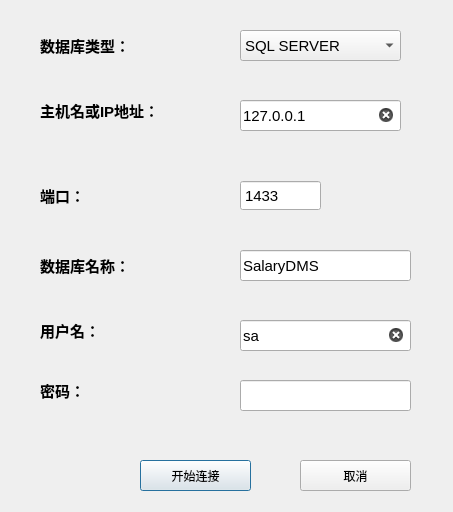
<?xml version="1.0" encoding="UTF-8"?>
<ui version="4.0">
 <class>ConnectionDialog</class>
 <widget class="QDialog" name="ConnectionDialog">
  <property name="geometry">
   <rect>
    <x>0</x>
    <y>0</y>
    <width>453</width>
    <height>512</height>
   </rect>
  </property>
  <property name="minimumSize">
   <size>
    <width>453</width>
    <height>512</height>
   </size>
  </property>
  <property name="maximumSize">
   <size>
    <width>453</width>
    <height>512</height>
   </size>
  </property>
  <property name="windowTitle">
   <string>连接数据库</string>
  </property>
  <widget class="QLabel" name="label_db">
   <property name="geometry">
    <rect>
     <x>40</x>
     <y>35</y>
     <width>121</width>
     <height>21</height>
    </rect>
   </property>
   <property name="font">
    <font>
     <pointsize>11</pointsize>
     <weight>75</weight>
     <bold>true</bold>
     <underline>false</underline>
    </font>
   </property>
   <property name="text">
    <string>数据库类型：</string>
   </property>
  </widget>
  <widget class="QLabel" name="label_hostName">
   <property name="geometry">
    <rect>
     <x>40</x>
     <y>95</y>
     <width>151</width>
     <height>31</height>
    </rect>
   </property>
   <property name="font">
    <font>
     <pointsize>11</pointsize>
     <weight>75</weight>
     <bold>true</bold>
    </font>
   </property>
   <property name="text">
    <string>主机名或IP地址：</string>
   </property>
  </widget>
  <widget class="QLineEdit" name="lineEdit_hostName">
   <property name="geometry">
    <rect>
     <x>240</x>
     <y>100</y>
     <width>161</width>
     <height>31</height>
    </rect>
   </property>
   <property name="font">
    <font>
     <pointsize>11</pointsize>
    </font>
   </property>
   <property name="text">
    <string>127.0.0.1</string>
   </property>
   <property name="maxLength">
    <number>15</number>
   </property>
   <property name="cursorPosition">
    <number>9</number>
   </property>
   <property name="alignment">
    <set>Qt::AlignLeading|Qt::AlignLeft|Qt::AlignVCenter</set>
   </property>
   <property name="clearButtonEnabled">
    <bool>true</bool>
   </property>
  </widget>
  <widget class="QComboBox" name="comboBox_db">
   <property name="geometry">
    <rect>
     <x>240</x>
     <y>30</y>
     <width>161</width>
     <height>31</height>
    </rect>
   </property>
   <property name="font">
    <font>
     <pointsize>11</pointsize>
    </font>
   </property>
   <item>
    <property name="text">
     <string>SQL SERVER</string>
    </property>
   </item>
   <item>
    <property name="text">
     <string>MYSQL</string>
    </property>
   </item>
   <item>
    <property name="text">
     <string>其他</string>
    </property>
   </item>
  </widget>
  <widget class="QLabel" name="label_port">
   <property name="geometry">
    <rect>
     <x>40</x>
     <y>185</y>
     <width>61</width>
     <height>21</height>
    </rect>
   </property>
   <property name="font">
    <font>
     <pointsize>11</pointsize>
     <weight>75</weight>
     <bold>true</bold>
    </font>
   </property>
   <property name="text">
    <string>端口：</string>
   </property>
  </widget>
  <widget class="QSpinBox" name="spinBox_port">
   <property name="geometry">
    <rect>
     <x>240</x>
     <y>180</y>
     <width>81</width>
     <height>31</height>
    </rect>
   </property>
   <property name="font">
    <font>
     <pointsize>11</pointsize>
    </font>
   </property>
   <property name="buttonSymbols">
    <enum>QAbstractSpinBox::NoButtons</enum>
   </property>
   <property name="maximum">
    <number>65555</number>
   </property>
   <property name="value">
    <number>1433</number>
   </property>
  </widget>
  <widget class="QLabel" name="label_dbName">
   <property name="geometry">
    <rect>
     <x>40</x>
     <y>255</y>
     <width>121</width>
     <height>21</height>
    </rect>
   </property>
   <property name="font">
    <font>
     <pointsize>11</pointsize>
     <weight>75</weight>
     <bold>true</bold>
    </font>
   </property>
   <property name="text">
    <string>数据库名称：</string>
   </property>
  </widget>
  <widget class="QLabel" name="label_uid">
   <property name="geometry">
    <rect>
     <x>40</x>
     <y>310</y>
     <width>71</width>
     <height>41</height>
    </rect>
   </property>
   <property name="font">
    <font>
     <pointsize>11</pointsize>
     <weight>75</weight>
     <bold>true</bold>
    </font>
   </property>
   <property name="text">
    <string>用户名：</string>
   </property>
  </widget>
  <widget class="QLabel" name="label_pwd">
   <property name="geometry">
    <rect>
     <x>40</x>
     <y>370</y>
     <width>61</width>
     <height>41</height>
    </rect>
   </property>
   <property name="font">
    <font>
     <pointsize>11</pointsize>
     <weight>75</weight>
     <bold>true</bold>
    </font>
   </property>
   <property name="text">
    <string>密码：</string>
   </property>
  </widget>
  <widget class="QLineEdit" name="lineEdit_pwd">
   <property name="geometry">
    <rect>
     <x>240</x>
     <y>380</y>
     <width>171</width>
     <height>31</height>
    </rect>
   </property>
   <property name="echoMode">
    <enum>QLineEdit::Password</enum>
   </property>
   <property name="clearButtonEnabled">
    <bool>true</bool>
   </property>
  </widget>
  <widget class="QLineEdit" name="lineEdit_uid">
   <property name="geometry">
    <rect>
     <x>240</x>
     <y>320</y>
     <width>171</width>
     <height>31</height>
    </rect>
   </property>
   <property name="font">
    <font>
     <pointsize>11</pointsize>
    </font>
   </property>
   <property name="inputMask">
    <string/>
   </property>
   <property name="text">
    <string>sa</string>
   </property>
   <property name="clearButtonEnabled">
    <bool>true</bool>
   </property>
  </widget>
  <widget class="QLineEdit" name="lineEdit_dbName">
   <property name="geometry">
    <rect>
     <x>240</x>
     <y>250</y>
     <width>171</width>
     <height>31</height>
    </rect>
   </property>
   <property name="font">
    <font>
     <pointsize>11</pointsize>
    </font>
   </property>
   <property name="text">
    <string>SalaryDMS</string>
   </property>
  </widget>
  <widget class="QPushButton" name="btn_conn">
   <property name="geometry">
    <rect>
     <x>140</x>
     <y>460</y>
     <width>111</width>
     <height>31</height>
    </rect>
   </property>
   <property name="text">
    <string>开始连接</string>
   </property>
  </widget>
  <widget class="QPushButton" name="btn_cancle">
   <property name="geometry">
    <rect>
     <x>300</x>
     <y>460</y>
     <width>111</width>
     <height>31</height>
    </rect>
   </property>
   <property name="text">
    <string>取消</string>
   </property>
  </widget>
 </widget>
 <resources/>
 <connections/>
</ui>
